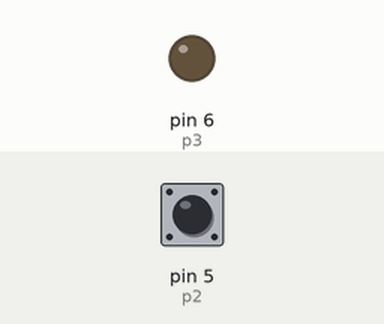
The program below on a simulated MicroPython board. On the bench: output pins drawn as LEDs (lit = HIGH). The test bench sets the inputs (shaded band); at power-on: pin 5 (p2) HIGH. Library files of the repository ran but are not shown: 1 file(s).

Above: at 1.2 s.
1.3 s: pin 5 (p2) pulled LOW for 0.15 s
At 1.37 s:
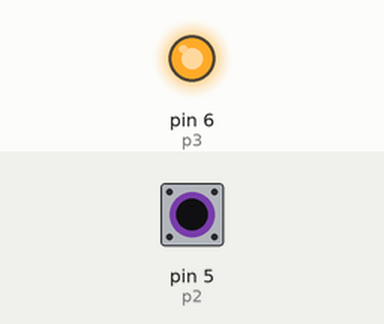
2.9 s: pin 5 (p2) pulled LOW for 3.2 s
At 6.9 s:
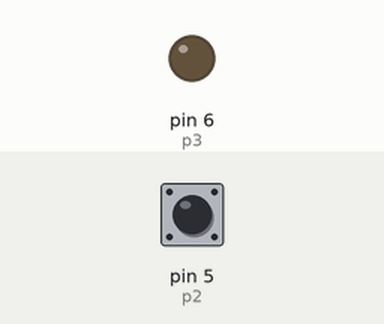
Timing chart, 0 to 8.4 s (numbered marks = the images above; inputs shaded):
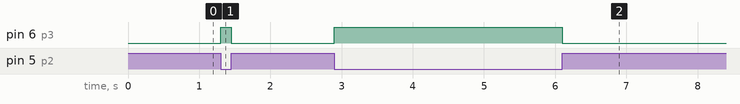

The program:

main.py
```python
from machine import Pin

#D3 -> 6
#D2 -> 5
p2 = Pin(5, Pin.IN, Pin.PULL_UP)
p3 = Pin(6, Pin.OUT, value=0)

while True:
    if p2.value() == 0:
        p3.on()
    else:
        p3.off()
```

Measured:
- after the input at 1.3 s, pin 6 (p3): LOW → HIGH at once, → LOW 0.15 s later
- after the input at 2.9 s, pin 6 (p3): LOW → HIGH at once, → LOW 3.2 s later
